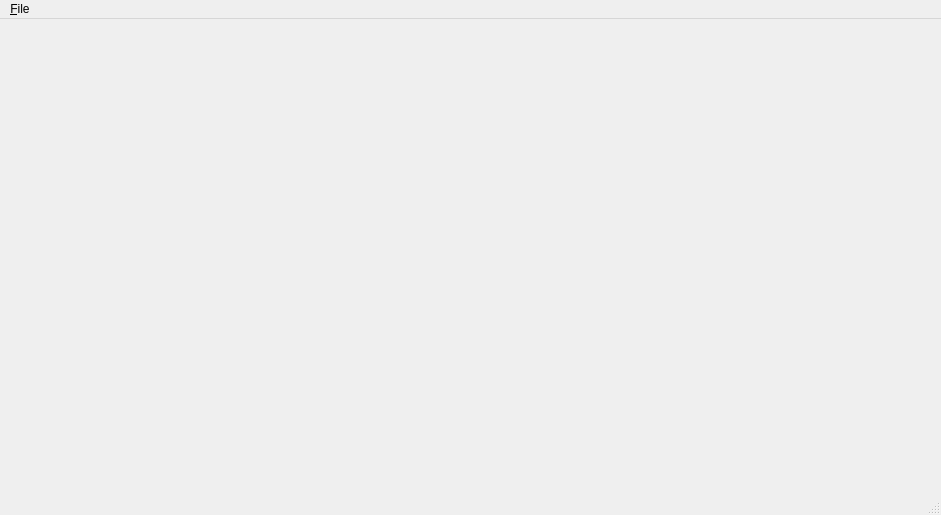
<?xml version="1.0" encoding="UTF-8"?>
<ui version="4.0">
 <class>MainWindow</class>
 <widget class="QMainWindow" name="MainWindow">
  <property name="geometry">
   <rect>
    <x>0</x>
    <y>0</y>
    <width>941</width>
    <height>515</height>
   </rect>
  </property>
  <property name="windowTitle">
   <string>Image Diff</string>
  </property>
  <widget class="QWidget" name="centralWidget">
   <layout class="QHBoxLayout" name="horizontalLayout">
    <item>
     <widget class="ImageLabel" name="image_1">
      <property name="sizePolicy">
       <sizepolicy hsizetype="Ignored" vsizetype="Preferred">
        <horstretch>0</horstretch>
        <verstretch>0</verstretch>
       </sizepolicy>
      </property>
     </widget>
    </item>
    <item>
     <widget class="ImageLabel" name="image_diff">
      <property name="sizePolicy">
       <sizepolicy hsizetype="Ignored" vsizetype="Preferred">
        <horstretch>0</horstretch>
        <verstretch>0</verstretch>
       </sizepolicy>
      </property>
      <property name="text">
       <string/>
      </property>
      <property name="alignment">
       <set>Qt::AlignCenter</set>
      </property>
     </widget>
    </item>
    <item>
     <widget class="ImageLabel" name="image_2">
      <property name="sizePolicy">
       <sizepolicy hsizetype="Ignored" vsizetype="Preferred">
        <horstretch>0</horstretch>
        <verstretch>0</verstretch>
       </sizepolicy>
      </property>
     </widget>
    </item>
   </layout>
  </widget>
  <widget class="QMenuBar" name="menuBar">
   <property name="geometry">
    <rect>
     <x>0</x>
     <y>0</y>
     <width>941</width>
     <height>21</height>
    </rect>
   </property>
   <widget class="QMenu" name="menu_File">
    <property name="title">
     <string>&amp;File</string>
    </property>
    <addaction name="actionExit"/>
   </widget>
   <addaction name="menu_File"/>
  </widget>
  <widget class="QStatusBar" name="statusBar"/>
  <action name="actionExit">
   <property name="text">
    <string>&amp;Exit</string>
   </property>
   <property name="shortcut">
    <string>Ctrl+Q</string>
   </property>
  </action>
 </widget>
 <layoutdefault spacing="6" margin="11"/>
 <customwidgets>
  <customwidget>
   <class>ImageLabel</class>
   <extends>QLabel</extends>
   <header>ImageLabel.h</header>
  </customwidget>
 </customwidgets>
 <resources/>
 <connections/>
</ui>
